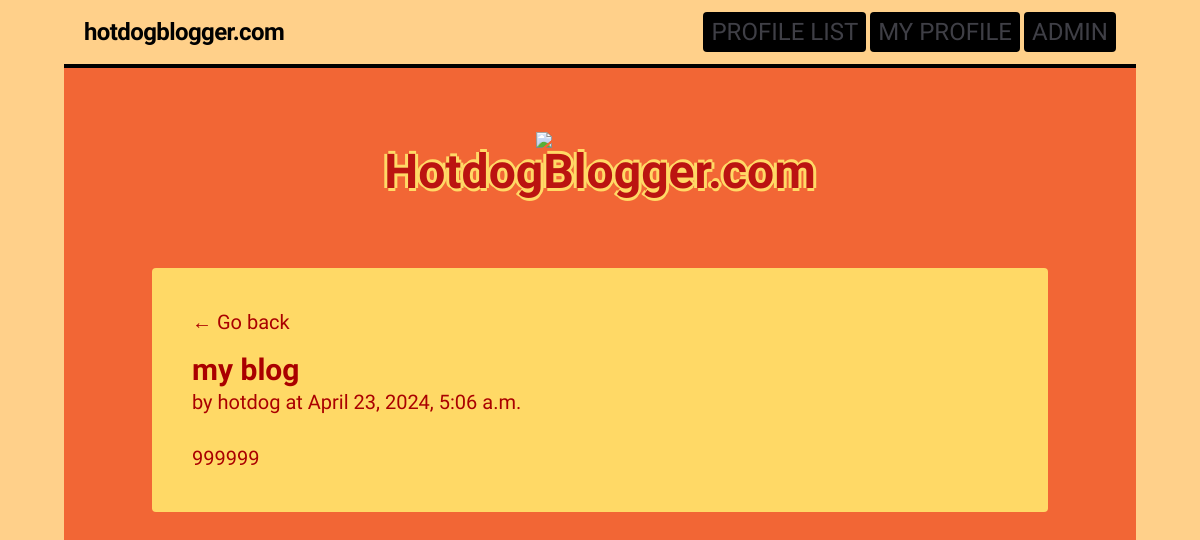
Page /blog/14/ on the committed database.
### hotdogger/models.py (models this page shows, shortened)
class BlogPost(models.Model):
    user = models.ForeignKey(User, on_delete=models.DO_NOTHING, related_name="blogs")
    title = models.CharField(max_length=50)
    content = models.TextField()
    created_at = models.DateTimeField(auto_now_add=True)

### hotdogger/views.py (the view)
# urls.py: path('blog/<int:pk>/', blog_post, name='blog_post'),
def blog_post(request,pk):
    blog = BlogPost.objects.get(pk=pk)
    return render(request, "hotdogger/blog_post.html", {"blog": blog})

### theme/templates/hotdogger/blog_post.html
{% extends "base.html" %} {% block content %}
<div
  class="flex flex-col text-xl rounded h-fit jersey-25 text-red jersey bg-yellow p-10 my-10 mx-16"
>
  <div class="goback mb-4 hover: cursor-pointer hover:text-red">
    <a href="/">&larr; Go back</a>
  </div>
  <header class="mb-7 flex flex-col">
    <h1 class="text-3xl font-bold mr-10">
      {% if blog.title %} {{ blog.title }} {% else %} Untitled {% endif %}
    </h1>
    <p>
      by {{blog.user}} at
      <time datetime="">{{ blog.created_at }} </time>
    </p>
  </header>
  <main class="flex flex-col h-full gap-6">
    <p>{{ blog.content }}</p>
  </main>
</div>
{% endblock %}

### rows in the picture
BlogPost: title "my blog", user "hotdog", created_at "April 23, 2024, 5:06 a.m.", content "999999"
